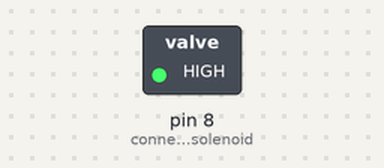
Recording of a sketch running on a simulated Arduino Uno, built with avr-gcc and run on an emulated ATmega328P. Shown: switched loads named in the sketch (green lamp = pin HIGH).

Above: at 1.0 s.
At 3.0 s:
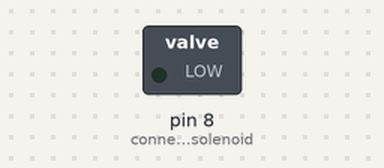
Timing chart, 0 to 5.2 s (numbered marks = the images above):
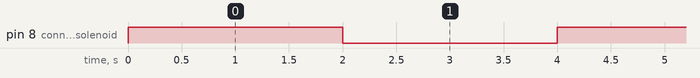

Measured:
- by itself, pin 8 (connecting_solenoid): alternates HIGH for 2.0 s and LOW for 2.0 s

The sketch:

connecting_solenoid_FINAL.ino
```cpp
#include <Stepper.h>
#include <SoftwareSerial.h>              // Needed to include?


int connecting_solenoid = 8; // output pin

int state = 0; // pin status


void setup() {
pinMode(connecting_solenoid, OUTPUT); // declare outPin as output
//digitalWrite(connecting_solenoid, HIGH); // turn LED OFF
//delay(10000); //amount it holds high
//digitalWrite(connecting_solenoid, LOW); // turn Solenoid OFF
//delay(10000); //amount needed to dissipate

}

void loop(){
digitalWrite(connecting_solenoid, HIGH); // turn LED OFF
delay(2000); //amount it holds high
digitalWrite(connecting_solenoid, LOW); // turn Solenoid OFF
delay(2000); //amount needed to dissipate
}
```
